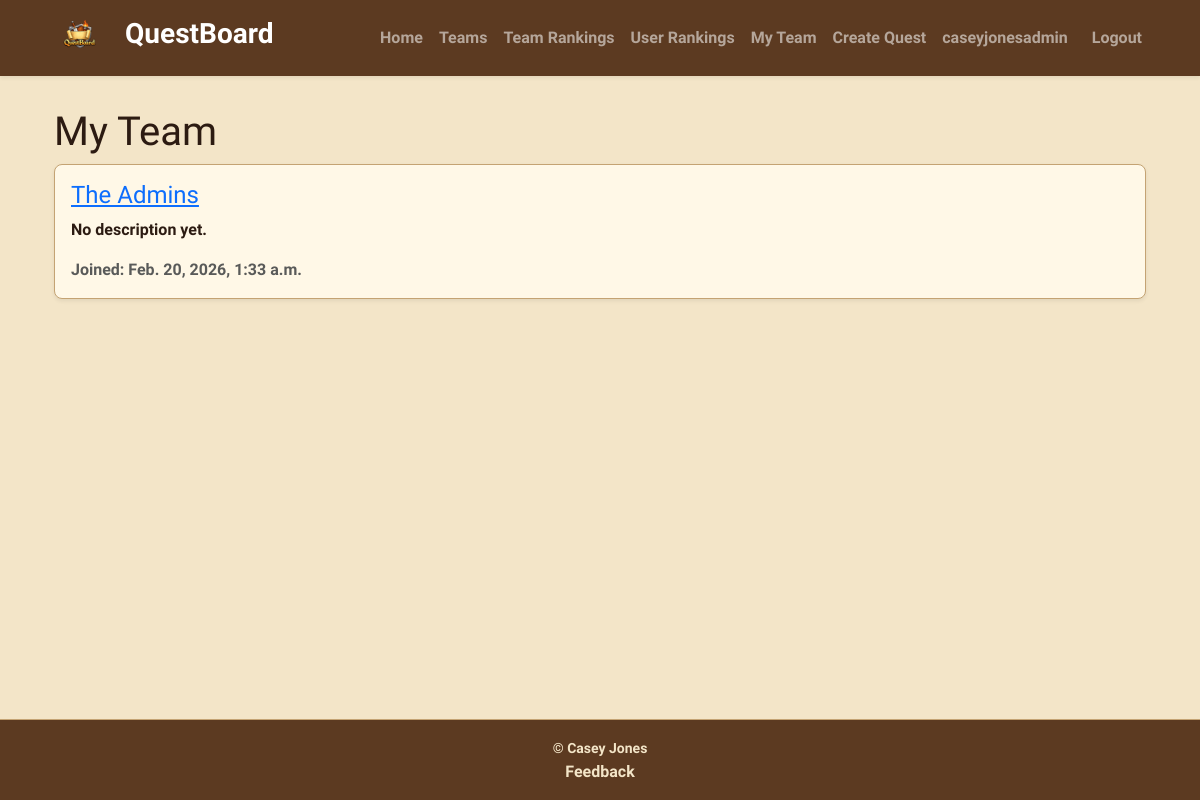
/my-team/ (signed in), run on the app's committed database.
### QuestBoardApp/models.py (models this page shows, shortened)
class TeamMembership(models.Model):
    team = models.ForeignKey(Team, on_delete=models.CASCADE)
    user = models.OneToOneField(User, on_delete=models.CASCADE)
    joined_at = models.DateTimeField(auto_now_add=True)
    class Meta:
        constraints = [
            models.UniqueConstraint(fields=["team", "user"], name="unique_team_membership")
        ]

class Team(models.Model):
    name = models.CharField(max_length=80)
    owner = models.ForeignKey(User, on_delete=models.CASCADE)
    description = models.TextField(blank=True)
    created_at = models.DateTimeField(auto_now_add=True)
    members = models.ManyToManyField(
        User, through="TeamMembership", related_name="teams")
    points = models.PositiveIntegerField(default=0)

### QuestBoardApp/views.py (the view)
# urls.py: path("my-team/", views.MyTeamView.as_view(), name="my_team"),
class MyTeamView(LoginRequiredMixin, TemplateView):
    template_name = "QuestBoardApp/my_team.html"
    def get_context_data(self, **kwargs):
        context = super().get_context_data(**kwargs)
        membership = TeamMembership.objects.filter(
            user=self.request.user).select_related("team").first()
        context["membership"] = membership
        return context

### QuestBoardApp/templates/QuestBoardApp/my_team.html
{% extends "base.html" %}
{% block content %}
<div class="container py-4">
  <h1>My Team</h1>
  {% if membership %}
    <div class="card shadow-sm">
      <div class="card-body">
        <h4>
          <a href="{% url 'team_detail' membership.team.pk %}">{{ membership.team.name }}</a>
        </h4>
        <p>{{ membership.team.description|default:"No description yet." }}</p>
        <p class="text-muted mb-0">Joined: {{ membership.joined_at }}</p>
      </div>
    </div>
  {% else %}
    <p>You have not joined a team yet.</p>
    <a href="{% url 'team_list' %}" class="btn btn-primary">Browse Teams</a>
  {% endif %}
</div>
{% endblock %}

### templates/base.html (shortened to what this page needs)
{% load static %}
{% load django_bootstrap5 %}
<!DOCTYPE html>
<html lang="en">
  <head>
    <link href="https://cdn.jsdelivr.net/npm/bootstrap@5.3.2/dist/css/bootstrap.min.css" rel="stylesheet" />
    <link rel="stylesheet" href="{% static 'QuestBoardApp/styles.css' %}" />
    <link rel="stylesheet" href="{% static 'QuestBoardApp/quest-details.css' %}" />
  </head>
  <body class="d-flex flex-column min-vh-100">
    <nav class="navbar navbar-expand-lg navbar-dark bg-dark shadow-sm">
      <div class="container">
        <a class="navbar-brand d-flex align-items-center" href="{% url 'index' %}">
          <img src="{% static 'QuestBoardApp/logo.png' %}" alt="QuestBoard Logo" height="50" class="me-2" />
          <span class="h3 fw-bold">QuestBoard</span>
        </a>
        <div class="collapse navbar-collapse justify-content-end" id="navbarNav">
          <ul class="navbar-nav">
            <li class="nav-item">
              <a class="nav-link" href="{% url 'index' %}">Home</a>
            </li>
            <li class="nav-item">
              <a class="nav-link" href="{% url 'team_list' %}">Teams</a>
            </li>
            <li class="nav-item">
              <a class="nav-link" href="{% url 'team_leaderboard' %}">Team Rankings</a>
            </li>
            <li class="nav-item">
              <a class="nav-link" href="{% url 'user_leaderboard' %}">User Rankings</a>
            </li>
            {% if user.is_authenticated %}
              <li class="nav-item">
                <a class="nav-link" href="{% url 'my_team' %}">My Team</a>
              </li>
              <li class="nav-item">
                <a class="nav-link" href="{% url 'create_quest' %}">Create Quest</a>
              </li>
              <li class="nav-item">
                <a class="nav-link" href="{% url 'profile_detail' %}">{{ user.username }}</a>
              </li>
              <li class="nav-item">
                <form method="post" action="{% url 'logout' %}" class="d-inline">
                  <button type="submit" class="btn btn-link nav-link" style="display:inline; padding: 8px 16px; border: none;">Logout</button>
                </form>
              </li>
            {% endif %}
          </ul>
        </div>
      </div>
    </nav>
    <main class="container my-2 flex-grow-1">
      {% block content %}
      {% endblock %}
    </main>
    <footer class="text-center py-3 mt-auto border-top">
      <small>&copy; {{ now|date:'Y' }} Casey Jones</small>
      <a class="nav-link" href="{% url 'feedback' %}">Feedback</a>
    </footer>
  </body>
</html>

### QuestBoardApp/static/QuestBoardApp/styles.css (style rules this page uses)
:root { --bs-primary: #8b5e3c; --bs-secondary: #5c3a21; --bs-success: #6c8b3c; --bs-danger: #9c2f2f; --bs-warning: #c99a2e; --bs-info: #7b6a4f; --bs-light: #f3e5c8; --bs-dark: #2c1b12; --bs-body-bg: #f3e5c8; --bs-body-color: #2c1b12; --bs-border-color: #c4a373; }
body { background-color: var(--bs-body-bg); color: var(--bs-body-color); background-image: url('/static/QuestBoardApp/parchment-paper.png'); background-size: contain; font-family: "Macondo", cursive; font-weight: 700; }
.navbar { background-color: #5c3a21 !important; }
.card { background-color: #fff8e7; border: 1px solid #c4a373; border-radius: 8px; }
footer { background-color: #5c3a21; color: #f3e5c8; }

### data on the page
TeamMembership: team.name "The Admins", team.description "No description yet.", joined_at "Feb. 20, 2026, 1:33 a.m."

### other printed values
{{ user.username }} "caseyjonesadmin"
